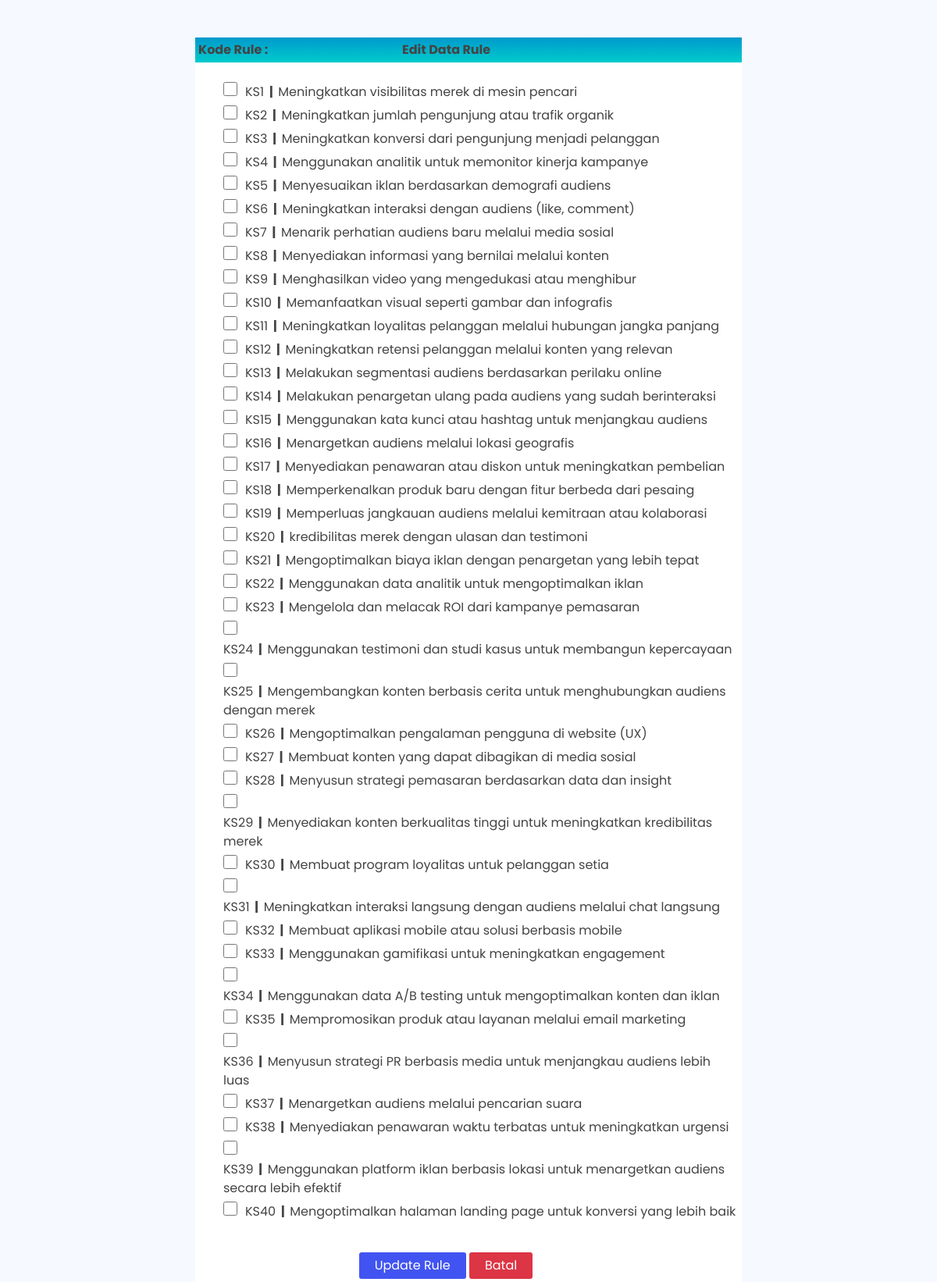
Screenshot of /admin/rules/editrules.php with the database file from the repository.
### tables this page shows
CREATE TABLE `tb_kriteria` (
  `id` int(11) NOT NULL,
  `kdkriteria` varchar(5) DEFAULT NULL,
  `kriteria` text DEFAULT NULL
);

### admin/rules/editrules.php (the view, shortened to what this page needs)
<!DOCTYPE html>
<html lang="en">
<head>
  <link href="../../assets/vendor/bootstrap/css/bootstrap.min.css" rel="stylesheet">
  <link rel="stylesheet" href="https://cdn.jsdelivr.net/npm/bootstrap-icons@1.10.2/font/bootstrap-icons.css">
  <link href="../../assets/vendor/boxicons/css/boxicons.min.css" rel="stylesheet">
  <link href="../../assets/vendor/quill/quill.snow.css" rel="stylesheet">
  <link href="../../assets/vendor/quill/quill.bubble.css" rel="stylesheet">
  <link href="../../assets/vendor/remixicon/remixicon.css" rel="stylesheet">
  <link href="../../assets/vendor/simple-datatables/style.css" rel="stylesheet">
  <link href="../../assets/css/style.css" rel="stylesheet">
</head>
<body>
  <section>
    <form id="form1" name="form1" method="post" action="./updaterules.php" enctype="multipart/form-data">
      <div class="mt-5">
        <table width="700" border="0" align="center" cellpadding="4" cellspacing="1" bgcolor="#ffffff">
          <tr>
            <td style="background:linear-gradient(to top, #0CC, #09C);"><strong>Kode Rule : <?php echo $_GET['kdstrategi']; ?></strong></td>
            <td class=" ps-5" style="background:linear-gradient(to top, #0CC, #09C);"><strong class="ps-2">&nbsp;Edit Data Rule</strong></td>
          </tr>
          <tr class="mt-4">
            <td colspan="2">
              <ul style="list-style:none;" class="mt-3">
                <?php
                include "../koneksi.php";
                $query = mysqli_query($koneksi, "SELECT * FROM tb_kriteria ORDER BY id ASC") or die("Query Error..!" . mysqli_error($koneksi));
                while ($row = mysqli_fetch_array($query)) {
                  $kd_strategi = $_GET['kdstrategi'];
                  $kd_kriteria = $row['id'];
                  $kueri = mysqli_query($koneksi, "SELECT * FROM tb_rules WHERE id_strategi='$kd_strategi' AND id_kriteria='$kd_kriteria' ORDER BY id_kriteria desc ");
                  $edit = mysqli_fetch_array($kueri);
                  if ($edit) {
                    $checked = explode(', ', $edit['id_kriteria']);
                  } else {
                    $checked = [];
                  }
                  echo '<li>';
                  echo '<input class="cekbok" type="checkbox" name="kriteria[]" id="kriteria' . $row['id'] . '" value="' . $row['id'] . '" ' . (in_array($row['id'], $checked) ? 'checked' : '') . '>';
                  echo '<label style="cursor: pointer;" for="kriteria' . $row['id'] . '">' . $row['kdkriteria'] . '<strong>&nbsp; |&nbsp;&nbsp;</strong>' . $row['kriteria'] . '</label>';
                  echo '</li>';
                } ?>
              </ul>
            </td>
          </tr>
          <tr>
            <td>&nbsp;</td>
            <td>
              <div class=" mt-3">
                <a href="./rules.php"><input class="updaterule" type="submit" name="Submit" value="Update Rule" />
                  <input class="batal" type="button" name="batal" id="batal" value="Batal" /></a>
              </div>
            </td>
          </tr>
        </table>
      </div>
    </form>
  </section>
</body>
</html>

### assets/css/style.css (style rules this page uses)
:root { scroll-behavior: smooth; }
body { font-family: "Poppins", sans-serif; background: #f6f9ff; color: #444444; }
a { color: #00d988; text-decoration: none; }

### admin/rules/editrules.php (style rules this page uses)
.updaterule { background-color: #4154f1; border: none; color: white; padding: 5px 20px; border-radius: 3px; }
.batal { background-color: #dc3545; border: none; color: white; padding: 5px 20px; border-radius: 3px; }
.cekbok { cursor: pointer; width: 18px; height: 18px; margin-right: 10px; margin-top: 5px; }

### rows the page displays
tb_kriteria: kdkriteria "KS1", kriteria "Meningkatkan visibilitas merek di mesin pencari"
tb_kriteria: kdkriteria "KS2", kriteria "Meningkatkan jumlah pengunjung atau trafik organik"
tb_kriteria: kdkriteria "KS3", kriteria "Meningkatkan konversi dari pengunjung menjadi pelanggan"
tb_kriteria: kdkriteria "KS4", kriteria "Menggunakan analitik untuk memonitor kinerja kampanye"
tb_kriteria: kdkriteria "KS5", kriteria "Menyesuaikan iklan berdasarkan demografi audiens"
tb_kriteria: kdkriteria "KS6", kriteria "Meningkatkan interaksi dengan audiens (like, comment)"
tb_kriteria: kdkriteria "KS7", kriteria "Menarik perhatian audiens baru melalui media sosial"
tb_kriteria: kdkriteria "KS8", kriteria "Menyediakan informasi yang bernilai melalui konten"
tb_kriteria: kdkriteria "KS9", kriteria "Menghasilkan video yang mengedukasi atau menghibur"
tb_kriteria: kdkriteria "KS10", kriteria "Memanfaatkan visual seperti gambar dan infografis"
tb_kriteria: kdkriteria "KS11", kriteria "Meningkatkan loyalitas pelanggan melalui hubungan jangka panjang"
tb_kriteria: kdkriteria "KS12", kriteria "Meningkatkan retensi pelanggan melalui konten yang relevan"
tb_kriteria: kdkriteria "KS13", kriteria "Melakukan segmentasi audiens berdasarkan perilaku online"
tb_kriteria: kdkriteria "KS14", kriteria "Melakukan penargetan ulang pada audiens yang sudah berinteraksi"
tb_kriteria: kdkriteria "KS15", kriteria "Menggunakan kata kunci atau hashtag untuk menjangkau audiens"
tb_kriteria: kdkriteria "KS16", kriteria "Menargetkan audiens melalui lokasi geografis"
tb_kriteria: kdkriteria "KS17", kriteria "Menyediakan penawaran atau diskon untuk meningkatkan pembelian"
tb_kriteria: kdkriteria "KS18", kriteria "Memperkenalkan produk baru dengan fitur berbeda dari pesaing"
tb_kriteria: kdkriteria "KS19", kriteria "Memperluas jangkauan audiens melalui kemitraan atau kolaborasi"
tb_kriteria: kdkriteria "KS20", kriteria "kredibilitas merek dengan ulasan dan testimoni"
tb_kriteria: kdkriteria "KS21", kriteria "Mengoptimalkan biaya iklan dengan penargetan yang lebih tepat"
tb_kriteria: kdkriteria "KS22", kriteria "Menggunakan data analitik untuk mengoptimalkan iklan"
tb_kriteria: kdkriteria "KS23", kriteria "Mengelola dan melacak ROI dari kampanye pemasaran"
tb_kriteria: kdkriteria "KS24", kriteria "Menggunakan testimoni dan studi kasus untuk membangun kepercayaan"
tb_kriteria: kdkriteria "KS25", kriteria "Mengembangkan konten berbasis cerita untuk menghubungkan audiens dengan merek"
tb_kriteria: kdkriteria "KS26", kriteria "Mengoptimalkan pengalaman pengguna di website (UX)"
tb_kriteria: kdkriteria "KS27", kriteria "Membuat konten yang dapat dibagikan di media sosial"
tb_kriteria: kdkriteria "KS28", kriteria "Menyusun strategi pemasaran berdasarkan data dan insight"
tb_kriteria: kdkriteria "KS29", kriteria "Menyediakan konten berkualitas tinggi untuk meningkatkan kredibilitas merek"
tb_kriteria: kdkriteria "KS30", kriteria "Membuat program loyalitas untuk pelanggan setia"
tb_kriteria: kdkriteria "KS31", kriteria "Meningkatkan interaksi langsung dengan audiens melalui chat langsung"
tb_kriteria: kdkriteria "KS32", kriteria "Membuat aplikasi mobile atau solusi berbasis mobile"
tb_kriteria: kdkriteria "KS33", kriteria "Menggunakan gamifikasi untuk meningkatkan engagement"
tb_kriteria: kdkriteria "KS34", kriteria "Menggunakan data A/B testing untuk mengoptimalkan konten dan iklan"
tb_kriteria: kdkriteria "KS35", kriteria "Mempromosikan produk atau layanan melalui email marketing"
tb_kriteria: kdkriteria "KS36", kriteria "Menyusun strategi PR berbasis media untuk menjangkau audiens lebih luas"
tb_kriteria: kdkriteria "KS37", kriteria "Menargetkan audiens melalui pencarian suara"
tb_kriteria: kdkriteria "KS38", kriteria "Menyediakan penawaran waktu terbatas untuk meningkatkan urgensi"
tb_kriteria: kdkriteria "KS39", kriteria "Menggunakan platform iklan berbasis lokasi untuk menargetkan audiens secara lebih efektif"
tb_kriteria: kdkriteria "KS40", kriteria "Mengoptimalkan halaman landing page untuk konversi yang lebih baik"
